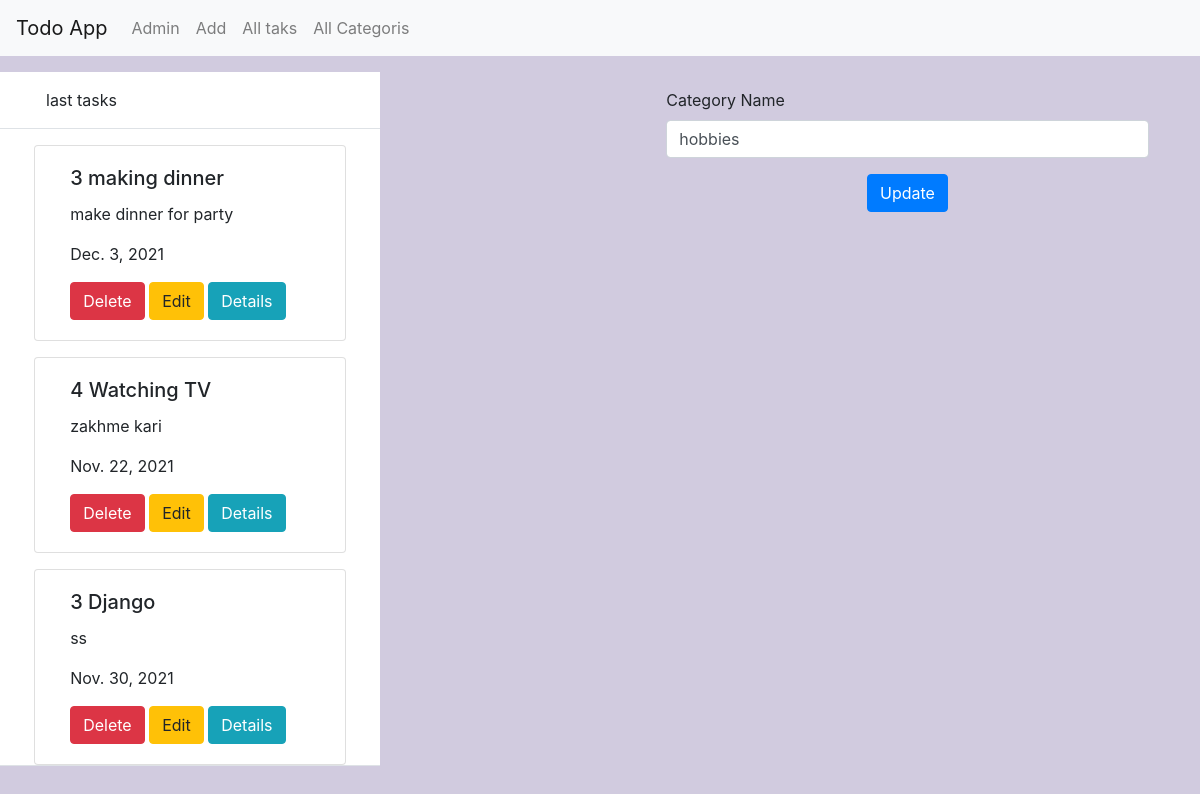
The app's page /categoryEdit/1/ with its own data.
### todoapp/models.py (models this page shows, shortened)
class Todo(models.Model):
    category = models.ForeignKey(Category , on_delete = CASCADE)
    title = models.CharField(max_length=255)
    description = models.TextField()
    priority = models.IntegerField()
    created_at = models.DateTimeField(auto_now_add=True,null=True)
    Scheduling = models.DateField(default=date.today)

class Category(models.Model):
    category_name = models.CharField(max_length=100 , unique=True )

### todoapp/views.py (the view)
# urls.py: path('categoryEdit/<int:id>/', category_edit,name='category_edit'),
def category_edit(request,id):
    obj = Category.objects.get(id=id)
    last3 = Todo.objects.all().order_by('-id')[:3]
    mydictionary = {
        "alltodos" : Todo.objects.all(),
        'todo' : last3 ,
        "id" : obj.id,
        "category_name" : obj.category_name,
    }
    return render(request,'todoapp/category_edit.html',context=mydictionary)

### templates/todoapp/category_edit.html (shortened to what this page needs)
{% extends 'base.html' %}
{% block content %}
<div class="row">
    <div class="col-md-10" style="margin: 0 auto;">
      <form action="/category_update/{{id}}" method="post">
        <div class="form-group">
          <label for="category_name">Category Name</label>
          <input type="text" class="form-control" id="category_name" name="category_name" value={{category_name}}>
        </div>
        <button type="submit" class="btn btn-primary" style="margin: 0 auto;display: block;">Update</button>
      </form>
      </div>
      </div>
{% endblock %}

### templates/base.html (shortened to what this page needs)
{% load static %}
<!doctype html>
<html lang="en">
<head>
  <link rel="stylesheet" href="https://stackpath.bootstrapcdn.com/bootstrap/4.4.1/css/bootstrap.min.css"
>
  <link rel= "stylesheet" href=" {% static 'todoapp/style.css' %} "
  <title>{% block title %}{% endblock %}</title>
</head>
<body style="max-width: 100%;overflow-x: hidden;" class="mb-2">
{% include 'nav.html' %}
<div class="row mt-5">
<div class="col-md-6 " style="margin:0 auto;">
  <div class="d-flex flex-column align-items-stretch flex-shrink-0 bg-white" style="width: 380px;">
    <div href="" class="d-flex align-items-center flex-shrink-0 p-3 link-dark text-decoration-none border-bottom">
      <svg class="bi me-2" width="30" height="24"><use xlink:href="#bootstrap"></use></svg>
      <span>last tasks</span>
    </div>
    <div class="list-group list-group-flush border-bottom scrollarea">
      {% for item in todo %}
      <div class="row">
        <div class="col-md-10" style="margin:0 auto;">
            <div class="card container-fluid" style="margin-top: 1rem;">
                <div class="card-body">
                  <h5 class="card-title">{{item.priority}} {{item.title}}</h5>
                  <p class="card-text">{{item.description}}</p>
                   <p class="card-text">{{item.Scheduling}}</p>
                  <a href="/delete/{{item.id}}" class="btn btn-danger">Delete</a>
                  <a href="/edit/{{item.id}}" class="btn btn-warning">Edit</a>
                  <a href="{% url 'todo_detail' item.pk %}" class="btn btn-info">Details</a>
                </div>
              </div>
        </div>
      </div>
      {% endfor %}
    </div>
  </div>
</div>
<div class="col-md-6 mt-3" style="margin:0 auto;">
{% block content %}
{% endblock %}
</div>
</div>
</body>
</html>

### static/todoapp/style.css (style rules this page uses)
body { background-color: rgb(209, 203, 223)!important; }

### records on screen
Todo: priority "3", title "making dinner", description "make dinner for party", Scheduling "Dec. 3, 2021"
Todo: priority "4", title "Watching TV", description "zakhme kari", Scheduling "Nov. 22, 2021"
Todo: priority "3", title "Django", description "ss", Scheduling "Nov. 30, 2021"
Category: category_name "hobbies"
